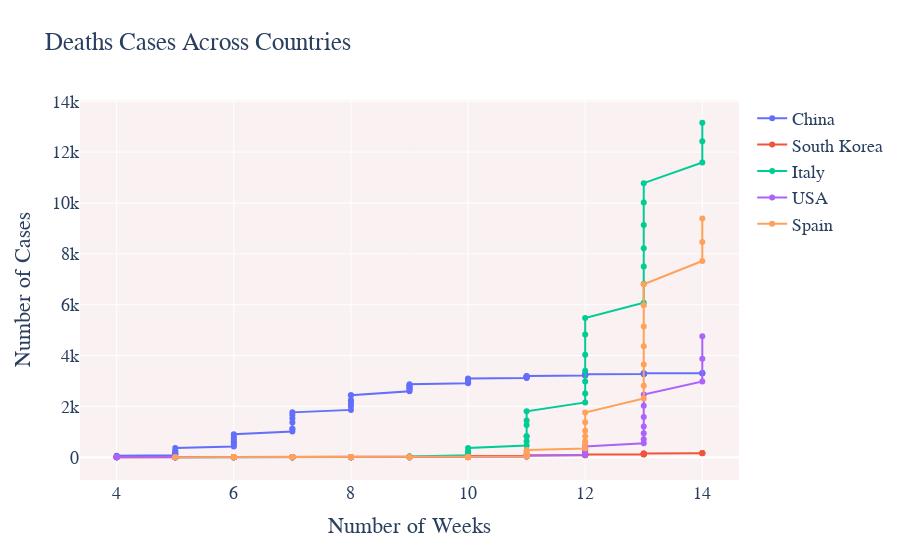

The cell this chart's notebook holds for it:
### Code cell
import plotly.graph_objs as go
fig = go.Figure()
fig.add_trace(go.Scatter(x=df_china['week'], y=df_china['Deaths'],
                    mode='lines+markers',name='China'))
fig.add_trace(go.Scatter(x=df_sKorea['week'], y=df_sKorea['Deaths'],
                    mode='lines+markers',name='South Korea'))
fig.add_trace(go.Scatter(x=df_italy['week'], y=df_italy['Deaths'],
                    mode='lines+markers',name='Italy'))
fig.add_trace(go.Scatter(x=df_USA['week'], y=df_USA['Deaths'],
                    mode='lines+markers',name='USA'))
fig.add_trace(go.Scatter(x=df_Spain['week'], y=df_Spain['Deaths'],
                    mode='lines+markers',name='Spain'))
fig.update_layout(title_text='Deaths Cases Across Countries',xaxis_title='Number of Weeks',yaxis_title='Number of Cases',plot_bgcolor='rgb(250, 242, 242)', font=dict(
        family="Courier New, monospace",
        size=18,
    ))

fig.show()

### Figure 1 — Plotly figure (JSON) as saved in the notebook; plotly's stock layout.template omitted (floating-point values rounded to 4 significant figures)
{"data": [{"mode": "lines+markers", "name": "China", "type": "scatter", "x": [4, 4, 4, 4, 4, 5, 5, 5, 5, 5, 5, 5, 6, 6, 6, 6, 6, 6, 6, 7, 7, 7, 7, 7, 7, 7, 8, 8, 8, 8, 8, 8, 8, 9, 9, 9, 9, 9, 9, 9, 10, 10, 10, 10, 10, 10, 10, 11, 11, 11, 11, 11, 11, 11, 12, 12, 12, 12, 12, 12, 12, 13, 13, 13, 13, 13, 13, 13, 14, 14, 14], "y": [17, 18, 26, 42, 56, 82, 131, 133, 171, 213, 259, 361, 425, 490, 562, 632, 717, 804, 904, 1011, 1111, 1116, 1368, 1520, 1662, 1765, 1863, 2002, 2114, 2236, 2236, 2441, 2443, 2593, 2663, 2715, 2744, 2788, 2835, 2870, 2912, 2945, 2981, 3013, 3042, 3070, 3097, 3120, 3136, 3158, 3169, 3176, 3189, 3199, 3213, 3226, 3237, 3245, 3249, 3255, 3261, 3270, 3277, 3281, 3287, 3292, 3295, 3300, 3304, 3305, 3312]}, {"mode": "lines+markers", "name": "South Korea", "type": "scatter", "x": [4, 4, 4, 4, 4, 5, 5, 5, 5, 5, 5, 5, 6, 6, 6, 6, 6, 6, 6, 7, 7, 7, 7, 7, 7, 7, 8, 8, 8, 8, 8, 8, 8, 9, 9, 9, 9, 9, 9, 9, 10, 10, 10, 10, 10, 10, 10, 11, 11, 11, 11, 11, 11, 11, 12, 12, 12, 12, 12, 12, 12, 13, 13, 13, 13, 13, 13, 13, 14, 14, 14], "y": [0, 0, 0, 0, 0, 0, 0, 0, 0, 0, 0, 0, 0, 0, 0, 0, 0, 0, 0, 0, 0, 0, 0, 0, 0, 0, 0, 0, 0, 1, 2, 2, 6, 8, 10, 12, 13, 13, 16, 17, 28, 28, 35, 35, 42, 44, 50, 53, 54, 60, 66, 66, 72, 75, 75, 81, 84, 91, 94, 102, 104, 111, 120, 126, 131, 139, 144, 152, 158, 162, 165]}, {"mode": "lines+markers", "name": "Italy", "type": "scatter", "x": [5, 5, 5, 6, 6, 6, 6, 6, 6, 6, 7, 7, 7, 7, 7, 7, 7, 8, 8, 8, 8, 8, 8, 8, 9, 9, 9, 9, 9, 9, 9, 10, 10, 10, 10, 10, 10, 10, 11, 11, 11, 11, 11, 11, 11, 12, 12, 12, 12, 12, 12, 12, 13, 13, 13, 13, 13, 13, 13, 14, 14, 14], "y": [0, 0, 0, 0, 0, 0, 0, 0, 0, 0, 0, 0, 0, 0, 0, 0, 0, 0, 0, 0, 0, 1, 2, 3, 7, 10, 12, 17, 21, 29, 34, 52, 79, 107, 148, 197, 233, 366, 463, 631, 827, 827, 1266, 1441, 1809, 2158, 2503, 2978, 3405, 4032, 4825, 5476, 6077, 6820, 7503, 8215, 9134, 10023, 10779, 11591, 12428, 13155]}, {"mode": "lines+markers", "name": "USA", "type": "scatter", "x": [4, 4, 4, 4, 4, 5, 5, 5, 5, 5, 5, 5, 6, 6, 6, 6, 6, 6, 6, 7, 7, 7, 7, 7, 7, 7, 8, 8, 8, 8, 8, 8, 8, 9, 9, 9, 9, 9, 9, 9, 10, 10, 10, 10, 10, 10, 10, 11, 11, 11, 11, 11, 11, 11, 12, 12, 12, 12, 12, 12, 12, 13, 13, 13, 13, 13, 13, 13, 14, 14, 14], "y": [0, 0, 0, 0, 0, 0, 0, 0, 0, 0, 0, 0, 0, 0, 0, 0, 0, 0, 0, 0, 0, 0, 0, 0, 0, 0, 0, 0, 0, 0, 0, 0, 0, 0, 0, 0, 0, 0, 1, 1, 6, 7, 11, 12, 14, 17, 21, 22, 28, 36, 40, 47, 54, 63, 85, 108, 118, 200, 244, 307, 427, 552, 706, 942, 1209, 1581, 2026, 2467, 2978, 3873, 4757]}, {"mode": "lines+markers", "name": "Spain", "type": "scatter", "x": [5, 5, 6, 6, 6, 6, 6, 6, 6, 7, 7, 7, 7, 7, 7, 7, 8, 8, 8, 8, 8, 8, 8, 9, 9, 9, 9, 9, 9, 9, 10, 10, 10, 10, 10, 10, 10, 11, 11, 11, 11, 11, 11, 11, 12, 12, 12, 12, 12, 12, 12, 13, 13, 13, 13, 13, 13, 13, 14, 14, 14], "y": [0, 0, 0, 0, 0, 0, 0, 0, 0, 0, 0, 0, 0, 0, 0, 0, 0, 0, 0, 0, 0, 0, 0, 0, 0, 0, 0, 0, 0, 0, 0, 1, 2, 3, 5, 10, 17, 28, 35, 54, 55, 133, 195, 289, 342, 533, 623, 830, 1043, 1375, 1756, 2311, 2808, 3647, 4365, 5138, 5982, 6803, 7716, 8464, 9387]}], "layout": {"font": {"family": "Courier New, monospace", "size": 18}, "plot_bgcolor": "rgb(250, 242, 242)", "title": {"text": "Deaths Cases Across Countries"}, "xaxis": {"title": {"text": "Number of Weeks"}}, "yaxis": {"title": {"text": "Number of Cases"}}}}
